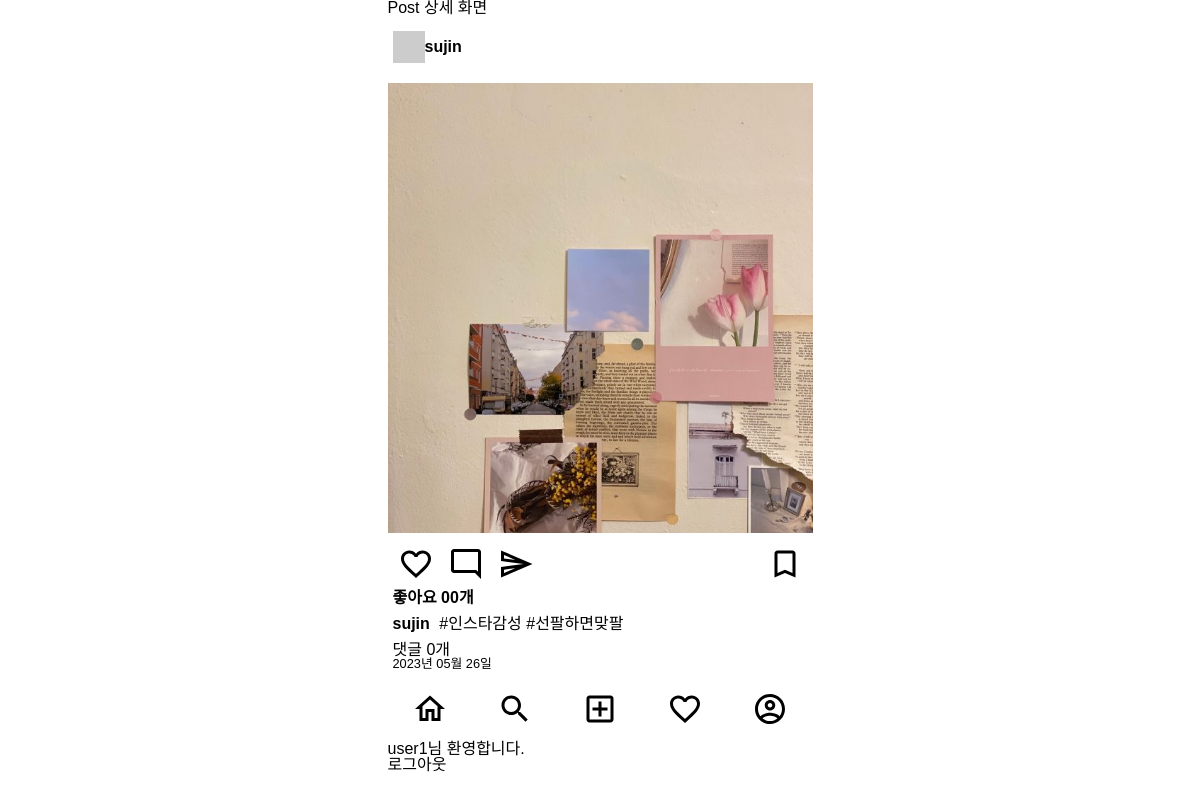
Page /posts/4/ (signed in) on the committed database.
### posts/models.py (models this page shows)
class Post(models.Model):
    image = models.ImageField(verbose_name='이미지', null=True, blank=True)
    content = models.TextField(verbose_name='내용')
    created_at = models.DateTimeField(verbose_name='작성일', auto_now_add=True)
    view_count = models.IntegerField(verbose_name='조회수', default=0)
    writer = models.ForeignKey(to=User, on_delete=models.CASCADE, null=True, blank=True)

### users/models.py (models this page shows)
class User(AbstractUser): # AbstractUser 상속
    phone = models.CharField(verbose_name='전화번호', max_length=11)
    objects = UserManager()

### posts/views.py (the view)
# urls.py: path('<int:id>/', post_detail_view, name='post-detail'),
def post_detail_view(request, id):
    if request.user.is_authenticated:
        try:
            post = Post.objects.get(id=id)
        except Post.DoesNotExist:
            return redirect('index')
    else:
        return redirect('/accounts/login')
    context = {
        'post': post,
        'form': PostDetailForm(),
    }
    return render(request, 'posts/post_detail.html', context)

### templates/posts/post_detail.html (shortened to what this page needs)
{% extends 'base.html' %}
{% block content %}
<h1>Post 상세 화면</h1>
{% include 'mixin/posts/post_card.html' with detail=True %}
{% endblock %}

### templates/base.html (shortened to what this page needs)
{% load static %}
<!DOCTYPE html>
<html lang="ko">
<head>
    <link rel="stylesheet" href="{% static 'css/reset.css' %}">
    <link rel="stylesheet" href="{% static 'css/index.css' %}">
</head>
<body class="container">
    <div>
    {% block content %}
    {% endblock %}
    </div>
    <div>
        <nav>
            <ul class="bottom-menu-group">
                <li>
                    <a href="{% url 'index' %}">
                        <img src="{% static 'icons/home_outlined_black_36dp.svg'%}" alt="홈">
                    </a>
                </li>
                <li>
                    <img src="{% static 'icons/search_outlined_black_36dp.svg' %}" alt="검색">
                </li>
                <li>
                    <a href="{% url 'posts:post-create' %}">
                        <img src="{% static 'icons/add_box_outlined_black_36dp.svg' %}" alt="글쓰기">
                    </a>
                </li>
                <li>
                    <img src="{% static 'icons/favorite_outlined_black_36dp.svg' %}" alt="좋아요">
                </li>
                <li>
                    <img src="{% static 'icons/account_circle_outlined_black_36dp.svg' %}" alt="프로필">
                </li>
            </ul>
        </nav>
    </div>
    {% if request.user.is_authenticated %}
        <div>
            {{ user.username }}님 환영합니다.
        </div>
        <a href="{% url 'accounts:logout' %}">로그아웃</a>
    {% else %}
    <a href="{% url 'accounts:login' %}">로그인</a>
    <a href="{% url 'accounts:signup' %}">회원가입</a>
    {% endif %}
</body>
</html>

### templates/mixin/posts/post_card.html (shortened to what this page needs)
{% load static %}
<div class="card">
    <div class="card__header">
        <img src="http://via.placeholder.com/32x32" alt="프로필이미지">
        <a href="#">
            <span class="card__user-name">{{ post.writer }}</span>
        </a>
    </div>
    <div class="card__body">
        <div>
            {% if post.image %}
                <img class="card__image" src="{{ post.image.url }}" alt="">
            {% else %}
                <img class="card__image" src="http://via.placeholder.com/600x600" alt="">
            {% endif %}
        </div>
        <div class="card__btn-group">
            <div>
                <img class="card__btn" src="{% static 'icons/favorite_outlined_black_36dp.svg' %}" alt="좋아요"/>
                <img class="card__btn" src="{% static 'icons/mode_comment_outlined_black_36dp.svg' %}" alt="댓글"/>
                <img class="card__btn" src="{% static 'icons/send_outlined_black_36dp.svg' %}" alt="공유하기"/>
            </div>
            <div>
                <img class="card__btn" src="{% static 'icons/bookmark_outlined_black_36dp.svg' %}" alt="북마크"/>
            </div>
        </div>
        <div class="card_content">
            <span class="card__like-num">좋아요 00개</span>
            <div class="card__main-text">
                <p><span class="card__user-name">{{ post.writer }}</span>
                    {% if not detail %}
                        {{ post.content|truncatechars:35 }}
                    {% else %}
                        {{ post.content }}
                    {% endif %}
                    </p>
            </div>
            <div>
                <p>댓글 {{ post.comment_set.all.count }}개
                </p>
                <p class="card__created-at">{{ post.created_at|date:"Y년 m월 d일" }}</p>
            </div>
        </div>
    </div>
</div>

### static/css/index.css (style rules this page uses)
.container { display: flex; flex-direction: column; max-width: 425px; }
body { font-family: 'Noto Sans KR', sans-serif; margin: 0 auto 60px auto; }
.bottom-menu-group { display: flex; height: 60px; align-items: center; justify-content: space-around; background-color: #FFFFFF; }
.card__header { display: flex; align-items: center; margin: 15px 0; padding: 0 5px; }
.card__user-name { font-weight: bold; margin: 0 5px 0 0; }
.card__body { margin: 10px 0; }
.card__image { height: 450px; width: 100%; margin: 5px 0; object-fit: cover; }
.card__btn-group { display: flex; justify-content: space-between; margin: 5px 0; padding: 0 5px; }
.card__btn { margin: 0 5px; }
.card_content { display: flex; flex-direction: column; padding: 0 5px; }
.card__like-num { font-weight: bold; }
.card__main-text { margin: 10px 0; }
.card__created-at { font-weight: lighter; font-size: 0.8rem; }

### rows in the picture
Post: writer "sujin", image (picture), content "#인스타감성 #선팔하면맞팔", comment_set.all.count "0", created_at "2023년 05월 26일"
User: username "user1"
